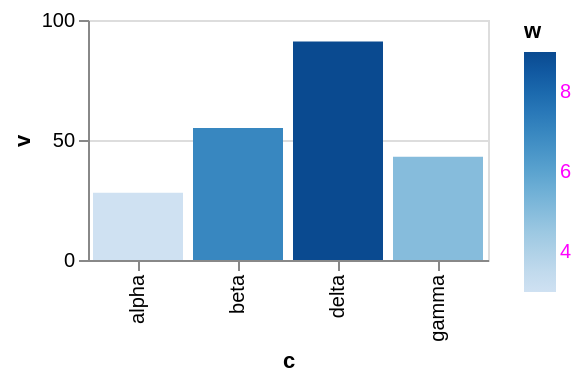

The specification (Vega-Lite) saved for this image:
### Vega-Lite specification from a JSON file in a GitHub repository (floating-point values rounded to 4 significant figures)
{"$schema": "https://vega.github.io/schema/vega-lite/v6.json", "width": 200, "height": 120, "data": {"values": [{"c": "alpha", "v": 28, "w": 3, "t": "2024-01-07"}, {"c": "beta", "v": 55, "w": 7, "t": "2024-03-19"}, {"c": "gamma", "v": 43, "w": 5, "t": "2024-06-02"}, {"c": "delta", "v": 91, "w": 9, "t": "2024-09-11"}]}, "mark": "bar", "encoding": {"x": {"field": "c", "type": "nominal"}, "y": {"field": "v", "type": "quantitative"}, "color": {"field": "w", "type": "quantitative", "legend": {"labelColor": "fuchsia"}}}}
